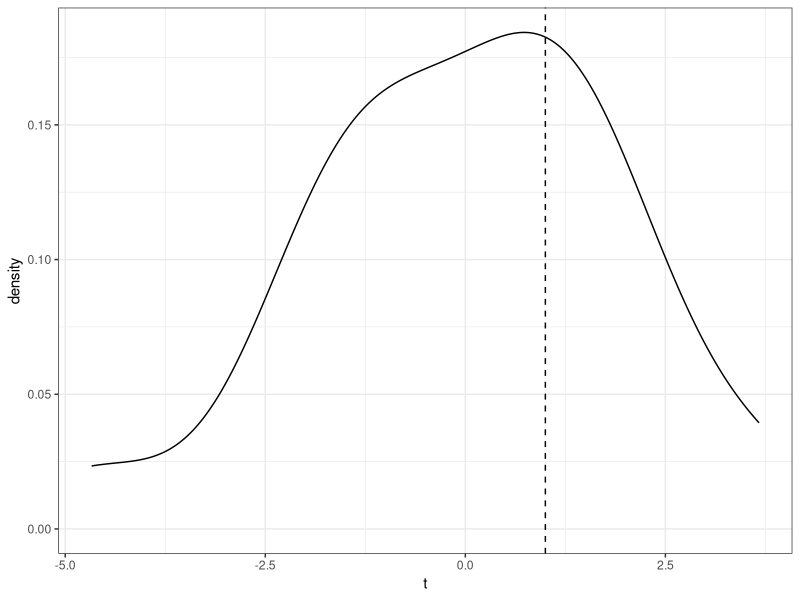

Source code (R):
## ---- chunk 1
knitr::opts_chunk$set(echo = FALSE)
## ---- chunk 2
library(tidyverse)
dist_t<-tibble(t = c(-1.-3.67,-1,-1.67,-0.33,2.33,1.67,-0.33,-1,1.67,-1.67,1,0.33,-1.67,-2.33,0.33,1.67,1,3.67,1))

ggplot(dist_t, aes(t))+geom_density()+theme_bw()+
   geom_vline(xintercept = 1, linetype = 'dashed')

